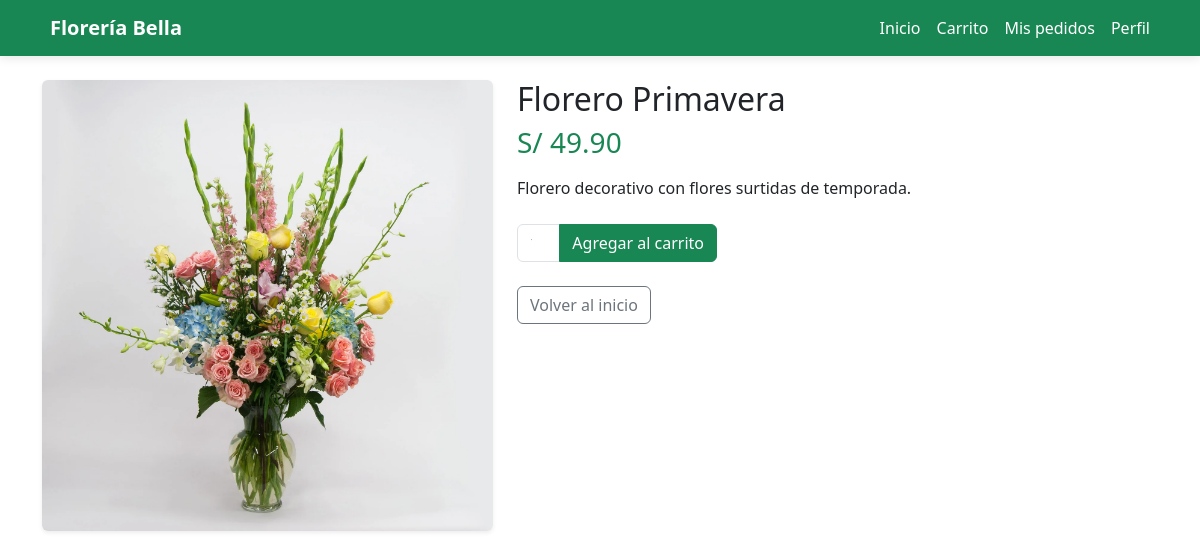
/producto.php?id=10, run on the app's committed database.
### tables this page shows
CREATE TABLE `productos` (
  `id` int(11) NOT NULL,
  `nombre` varchar(200) DEFAULT NULL,
  `descripcion` text DEFAULT NULL,
  `precio` decimal(10,2) DEFAULT NULL,
  `categoria_id` int(11) DEFAULT NULL,
  `stock` int(11) DEFAULT 0,
  `imagen_principal` varchar(255) DEFAULT NULL,
  `imagenes` text DEFAULT NULL,
  `destacado` tinyint(1) DEFAULT 0,
  `activo` tinyint(1) DEFAULT 1,
  `fecha_creacion` timestamp NOT NULL DEFAULT current_timestamp()
);

### public/producto.php (the view, shortened to what this page needs)
<?php
$db = new Database();
$connection = $db->getConnection();
$id = isset($_GET['id']) ? (int) $_GET['id'] : 0;
$sql = "SELECT p.*, c.nombre AS categoria
        FROM productos p
        LEFT JOIN categorias c ON c.id = p.categoria_id
        WHERE p.id = ? AND p.activo = 1";
$stmt = $connection->prepare($sql);
$stmt->execute([$id]);
$producto = $stmt->fetch(PDO::FETCH_ASSOC);
?>
<!DOCTYPE html>
<html lang="es">
<head>
    <link rel="stylesheet" href="../assets/css/style.css">
    <link rel="stylesheet"
          href="https://cdn.jsdelivr.net/npm/bootstrap@5.3.3/dist/css/bootstrap.min.css">
</head>
<body>
<nav class="navbar navbar-expand-lg navbar-light bg-success mb-4">
  <div class="container">
    <a class="navbar-brand text-white" href="index.php">
        <i class="bi bi-flower1"></i> Florería Bella
    </a>
    <div class="collapse navbar-collapse" id="menu">
      <ul class="navbar-nav ms-auto">
        <li class="nav-item"><a class="nav-link text-white" href="index.php">Inicio</a></li>
        <li class="nav-item"><a class="nav-link text-white" href="carrito.php">Carrito</a></li>
        <li class="nav-item"><a class="nav-link text-white" href="pedidos.php">Mis pedidos</a></li>
        <li class="nav-item"><a class="nav-link text-white" href="perfil.php">Perfil</a></li>
      </ul>
    </div>
  </div>
</nav>
<div class="container">
        <?php
        $imgDb = $producto['imagen_principal'] ?? '';
        $img = "../assets/images/productos/default.jpg";
        if ($imgDb !== '') {
            if (str_starts_with($imgDb, 'assets/')) {
                $img = "../" . $imgDb;
            } else {
                $img = "../assets/uploads/productos/" . $imgDb;
            }
        }
        ?>
    <div class="row">
        <div class="col-md-5 mb-4">
            <img src="<?= htmlspecialchars($img) ?>"
                 class="img-fluid rounded shadow-sm"
                 alt="<?= htmlspecialchars($producto['nombre']) ?>">
        </div>
        <div class="col-md-7">
            <h2><?= htmlspecialchars($producto['nombre']) ?></h2>
            <h3 class="text-success mb-3">
                S/ <?= number_format($producto['precio'], 2) ?>
            </h3>
            <p class="mb-4"><?= nl2br(htmlspecialchars($producto['descripcion'])) ?></p>
           <form action="carrito.php" method="post" class="mt-4">
                <div class="input-group mb-3" style="max-width: 200px;">
                    <input type="number" name="cantidad" class="form-control" min="1" value="1">
                    <button class="btn btn-success">
                        Agregar al carrito
                    </button>
                </div>
            </form>
            <a href="index.php" class="btn btn-outline-secondary mt-2">Volver al inicio</a>
        </div>
    </div>
</div>
</body>
</html>

### assets/css/style.css (style rules this page uses)
* { margin: 0; padding: 0; box-sizing: border-box; }
body { font-family: 'Segoe UI', Tahoma, Geneva, Verdana, sans-serif; background-color: #f8f9fa; color: #333; line-height: 1.6; }
.container { max-width: 1200px; margin: 0 auto; padding: 0 15px; }
.navbar { background-color: #28a745 !important; box-shadow: 0 2px 10px rgba(0,0,0,0.1); }
.navbar-brand { font-weight: bold; font-size: 1.5rem; color: white !important; }
.btn-success { background-color: #28a745; border-color: #28a745; padding: 8px 20px; font-weight: 500; }

### data on the page
productos: imagen_principal (picture), nombre "Florero Primavera", precio "49.90", descripcion "Florero decorativo con flores surtidas de temporada."
